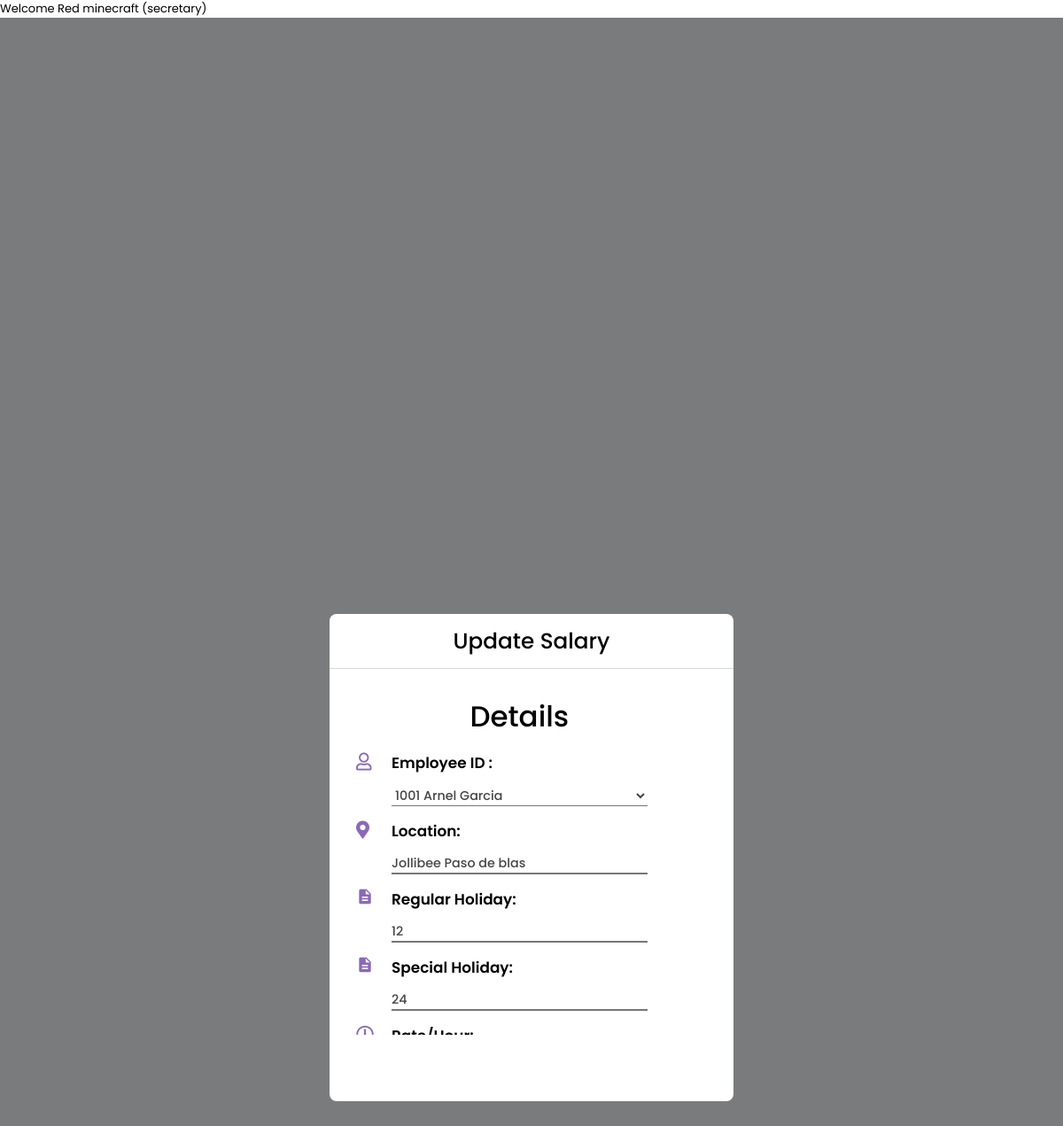
Screenshot of /emp_module-main/SecretaryPortal/updatesalary.php?logid=114 (signed in) with the database file from the repository.
### tables this page shows
CREATE TABLE `employee` (
  `id` int(11) NOT NULL,
  `empId` varchar(50) NOT NULL,
  `firstname` varchar(100) NOT NULL,
  `lastname` varchar(100) NOT NULL,
  `cpnumber` varchar(13) DEFAULT NULL,
  `address` varchar(100) DEFAULT NULL,
  `position` varchar(100) NOT NULL,
  `ratesperDay` varchar(11) NOT NULL,
  `watType` varchar(50) NOT NULL,
  `email` varchar(100) NOT NULL,
  `password` varchar(100) NOT NULL,
  `access` varchar(100) DEFAULT NULL,
  `availability` varchar(100) DEFAULT NULL,
  `timer` varchar(100) DEFAULT NULL,
  `time` varchar(100) DEFAULT NULL,
  `date` varchar(100) DEFAULT NULL
);

CREATE TABLE `generated_salary` (
  `log` int(11) NOT NULL,
  `emp_id` varchar(11) DEFAULT NULL,
  `location` varchar(255) DEFAULT NULL,
  `rate_hour` float DEFAULT NULL,
  `date` varchar(255) DEFAULT NULL,
  `hours_duty` float DEFAULT NULL,
  `regular_holiday` float DEFAULT NULL,
  `special_holiday` float DEFAULT NULL,
  `day_late` float DEFAULT NULL,
  `hrs_late` float DEFAULT NULL,
  `day_absent` float DEFAULT NULL,
  `hours_absent` float DEFAULT NULL,
  `no_of_work` float DEFAULT NULL,
  `sss` float DEFAULT NULL,
  `pagibig` float DEFAULT NULL,
  `philhealth` float DEFAULT NULL,
  `cashbond` float DEFAULT NULL,
  `vale` float DEFAULT NULL,
  `thirteenmonth` float DEFAULT NULL,
  `total_hours` float DEFAULT NULL,
  `regular_pay` float DEFAULT NULL,
  `regular_holiday_pay` float DEFAULT NULL,
  `special_holiday_pay` float DEFAULT NULL,
  `absent_pay` float DEFAULT NULL,
  `total_deduction` float DEFAULT NULL,
  `total_gross` float DEFAULT NULL,
  `total_netpay` float DEFAULT NULL,
  `dateandtime_created` varchar(50) NOT NULL
);

### emp_module-main/SecretaryPortal/updatesalary.php (the view, shortened to what this page needs)
<?php
require_once('../class.php');
$sessionData = $payroll->getSessionSecretaryData();
$payroll->verifyUserAccess($sessionData['access'], $sessionData['fullname'],2);
$fullname = $sessionData['fullname'];
$id = $sessionData['id'];
$log=$_GET['logid'];
$payroll->updateSalary($id,$fullname);
?>
<!DOCTYPE html>
<html lang="en">
<head>
    <link rel="stylesheet" href="https://use.fontawesome.com/releases/v5.15.4/css/all.css">
    <link rel="stylesheet" type="text/css" href="../css/main.css">
</head>
<body>
    <div class="main-container">
        <div class="modal">
            <form action="" method="post" class="modal__form">
                <div class="modal__form__header1">
                    <h1>Update Salary</h1>
                </div>
                <div class="modal__form__content">
                    <div class="modal__form__content__spaces">
                        <h1 class="subheader">Details</h1>
                    </div>
                    <div class="modal__form__content__spaces">
                        <label for="empid" class="user">Employee ID :</label>
                        <?php $sql ="SELECT * FROM employee INNER JOIN generated_salary ON employee.empId = generated_salary.emp_id WHERE generated_salary.log = ?;";
                        $stmt = $payroll->con()->prepare($sql); $stmt->execute([$log]);
                        $rows = $stmt->fetch();
                        echo "<select id= select-state name=empid placeholder= Pick a state...><option value=$rows->empId> $rows->empId $rows->firstname $rows->lastname</option></select>";?>
                    </div>
                    <div class="modal__form__content__spaces">
                        <label for="location" class="location">Location: </label>
                        <input type="text" name="location" id="location" value="<?php echo $rows->location;?>">
                    </div>
                    <div class="modal__form__content__spaces">
                        <label for="regholiday" class="document">Regular Holiday: </label>
                        <input type="text" name="regholiday" id="regholiday" value="<?php echo $rows->regular_holiday;?>">
                    </div>
                    <div class="modal__form__content__spaces">
                        <label for="specialholiday" class="document">Special Holiday: </label>
                        <input type="text" name="specialholiday" id="specialholiday" value="<?php echo $rows->special_holiday;?>">
                    </div>
                    <div class="modal__form__content__spaces">
                        <label for="rate" class="time">Rate/Hour: </label>
                    </div>
                </div>
            </form>
        </div>
    </div>
</body>
</html>

### rows the page displays
employee: empid "1001 Arnel Garcia", location "Jollibee Paso de blas", regholiday "12", specialholiday "24"

### other values shown
$fullname "Red minecraft"
$access "secretary"
